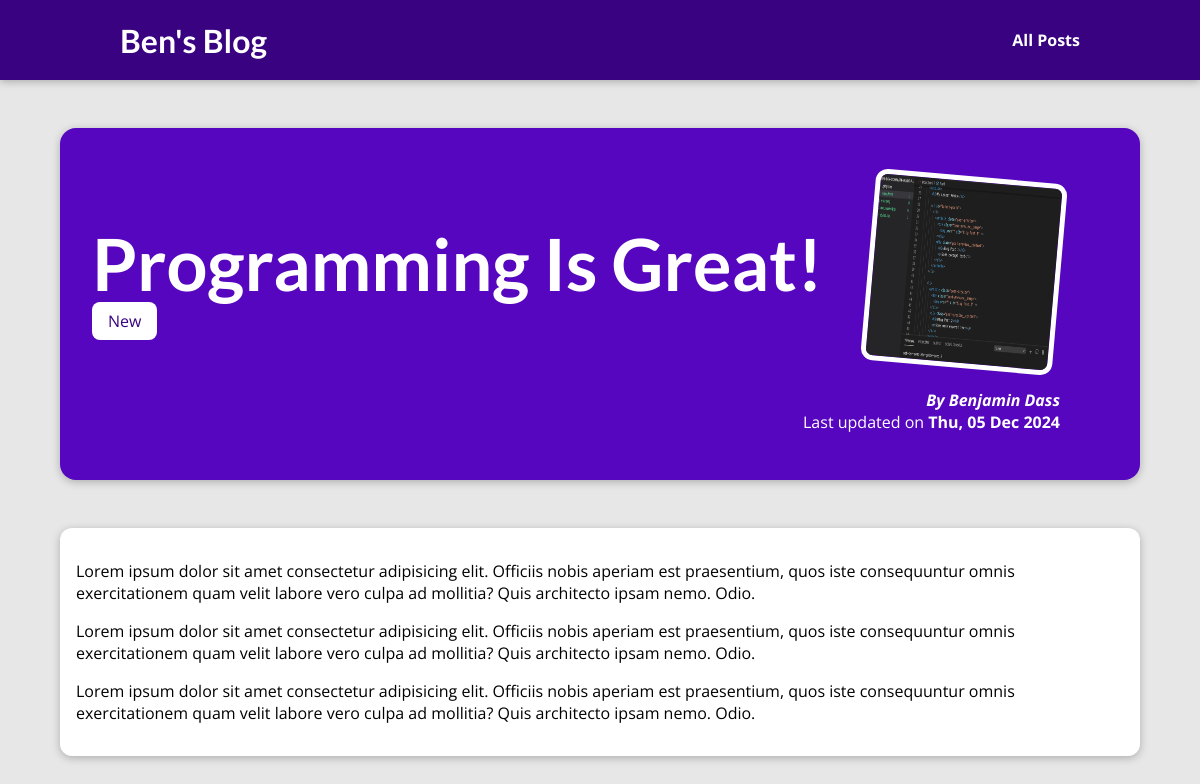
Page /posts/programming-is-fun on the committed database.
### blog/models.py (models this page shows, shortened)
class Post(models.Model):
    title = models.CharField(
        max_length=150,
    )
    excerpt = models.CharField(
        max_length=200,
    )
    image_name = models.CharField(
        max_length=100,
    )
    date = models.DateField(
        auto_now=True,
    )
    slug = models.SlugField(
        unique=True,
    )
    content = models.TextField(
        validators=[
            MinLengthValidator(10),
        ]
    )
    author = models.ForeignKey(
        Author,
        on_delete=models.SET_NULL,
        related_name="posts",
        null=True,
    )
    tags = models.ManyToManyField(
        Tag,
    )

class Tag(models.Model):
    caption = models.CharField(
        max_length=20,
    )

class Author(models.Model):
    first_name = models.CharField(
        max_length=100,
    )
    last_name = models.CharField(
        max_length=100,
    )
    email_address = models.EmailField()
    def full_name(self):
        return f"{self.first_name} {self.last_name}"
    def __str__(self):
        return self.full_name()

### blog/views.py (the view)
# urls.py: path("posts/<slug:slug>", views.post_detail, name="post-detail-page"),
def post_detail(request, slug):
    identified_post = get_object_or_404(Post, slug=slug)
    return render(
        request,
        "blog/post-detail.html",
        {
            "post": identified_post,
            "post_tags": identified_post.tags.all(),
        },
    )

### blog/templates/blog/post-detail.html (shortened to what this page needs)
{% extends "base.html" %}
{% load static %}
{% block css_files %}
<link rel="stylesheet" href="{% static "blog/post-detail.css" %}">
{% endblock css_files %}
{% block content %}
<section id="summary">
    <h2>{{ post.title }}</h2>
    <div>
        {% for tag in post_tags %}
            <span class="tag">{{ tag.caption }}</span>
        {% endfor %}
    </div>
    <article>
        <img src="{% static "blog/images/"|add:post.image_name %}" alt="{post.title}">
        <address>By <a href="google.com">{{ post.author }}</a></address>
        <div>
            Last updated on <time>{{ post.date|date:"D, d M Y" }}</time>
        </div>
    </article>
</section>
<main>
    {{ post.content|linebreaks }}
</main>
{% endblock content %}

### static/app.css (style rules this page uses)
* { box-sizing: border-box; }
html { font-family: "Open Sans", "Lato", sans-serif; }
body { margin: 0; }
h1, h2, h3 { font-family: "Lato", sans-serif; font-weight: bold; }

### blog/static/blog/post-detail.css (style rules this page uses)
body { background-color: #e7e7e7; }
#summary { margin: 8rem auto 3rem auto; padding: 2rem; width: 90%; max-width: 90rem; border-radius: 16px; background-color: #5706c0; position: relative; box-shadow: 0 2px 8px rgba(0, 0, 0, 0.25); height: 22rem; }
#summary h2 { color: white; font-size: 4.5rem; margin-bottom: 0.25rem; }
#summary article { position: absolute; top: 2rem; right: 3rem; padding: 1rem 2rem; border-radius: 12px; text-align: right; color: white; }
#summary article img { width: 12rem; height: 12rem; border-radius: 12px; transform: rotateZ(5deg); border: 5px solid white; margin-bottom: 1rem; }
#summary address { font-weight: bold; }
#summary a { color: white; text-decoration: none; }
#summary time { font-weight: bold; }
main { width: 90%; max-width: 90rem; margin: 3rem auto; background-color: white; padding: 1rem; border-radius: 12px; box-shadow: 0 2px 8px rgba(0, 0, 0, 0.25); }
.tag { background-color: white; color: #390281; padding: 0.5rem 1rem; border-radius: 8px; }

### rows in the picture
Post: title "Programming Is Great!", image_name (picture), author "Benjamin Dass", date "Thu, 05 Dec 2024", content "Lorem ipsum dolor sit amet consectetur adipisicing elit. Officiis nobis aperiam est praesentium, quos iste consequuntur omnis exercitationem quam velit labore vero culpa ad mollitia? Quis architecto ipsam nemo. Odio. Lorem ipsum dolor sit amet consectetur adipisicing elit. Officiis nobis aperiam est praesentium, quos iste consequuntur omnis exercitationem quam velit labore vero culpa ad mollitia? Quis architecto ipsam nemo. Odio. Lorem ipsum dolor sit amet consectetur adipisicing elit. Officiis nobis aperiam est praesentium, quos iste consequuntur omnis exercitationem quam velit labore vero culpa ad mollitia? Quis architecto ipsam nemo. Odio."
Tag: caption "New"
